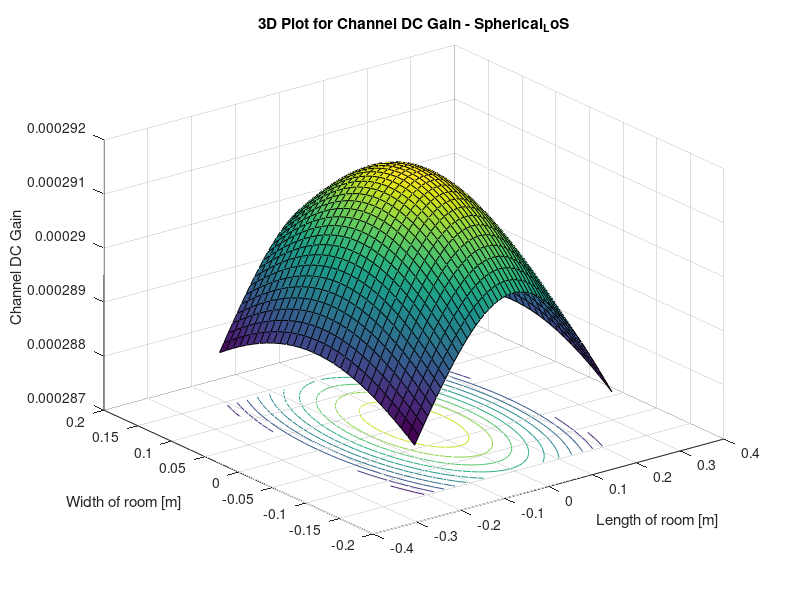
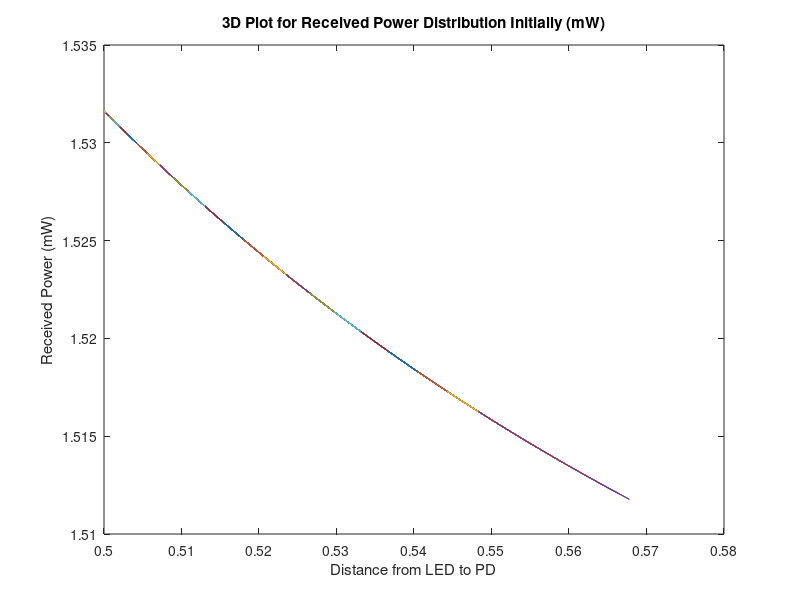
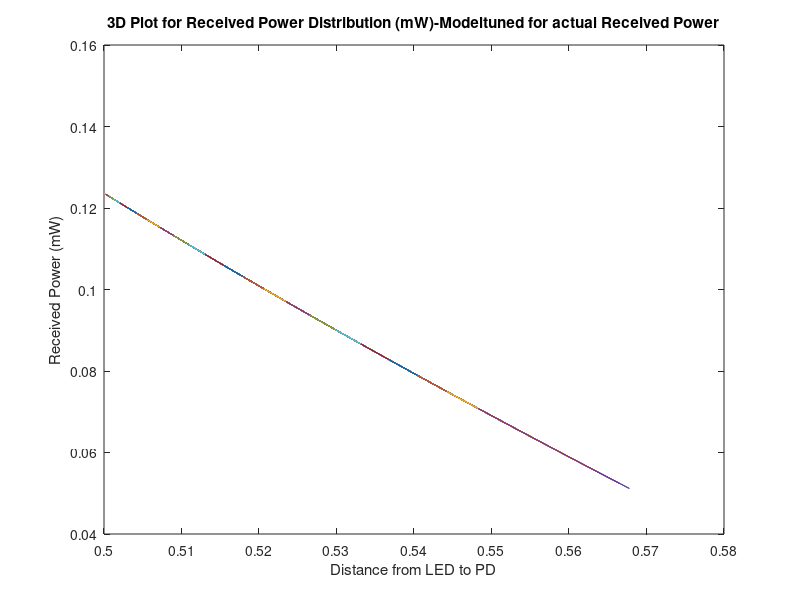

Write the MATLAB code that produced these figures, in order.
%Parameters
phi = 60;
m=- log(2)/log(cosd(phi));
P_LED= 5250;
Arx= 7.45E-6;
Ts= 1;
%index= 1.5;
FOV= 55;
Ar=2.2E-6;
p=0.9;
Aroom=0.07015;

G_Con= 1;

lx=0.45; ly=0.295; lz=0.5;
h=lz;
[XT,YT]= meshgrid(0,0);

Nx = lx*100; Ny= ly*100;
x=-lx/2:lx/Nx:lx/2;
y=-ly/2:ly/Ny:ly/2;
[XR, YR] = meshgrid(x, y); 
D= sqrt((XR-XT).^2+ (YR-YT).^2+h^2);
cos_irradiance_angle = h./D; 
cos_incidence_angle = h./D;

HLOS=((m+1)*Arx*(cos_irradiance_angle.^m).*Ts.*G_Con.*cos_incidence_angle)./(2*pi.*D.^2);
Hdiff=(Ar*p)/(Aroom*(1-p));
Htotal=(HLOS+Hdiff);
P_rx=P_LED.*Htotal;
P_rx(find(abs(acosd(cos_incidence_angle))> FOV)) = 0; 
P_rx_initial =P_rx;
%P_rx_final =P_rx - (65.3-735.*D+3532.*(D.^(2))-7641.*(D.^(3))+6245.*(D.^(4)));
%P_rx_final =P_rx - (-22+126.*D-228.*(D.^(2))+138.*(D.^(3)));
%P_rx_final =P_rx - (-2.25+13.2.*D-11.9.*(D.^(2)));
P_rx_final =P_rx - (0.776.*D+1.02);
%P_rx_dBm=(10*log10(P_rx));

figure(1)
surfc(x,y,Htotal);
xlabel('Length of room [m]')
ylabel('Width of room [m]' )
zlabel('Channel DC Gain' )
hold on
title('3D Plot for Channel DC Gain - Spherical_LoS' )

figure(2)
plot(D,P_rx_initial)
xlabel('Distance from LED to PD')
ylabel('Received Power (mW)')
title('3D Plot for Received Power Distribution Initially (mW)' ) 

figure(3)
plot(D,P_rx_final)
xlabel('Distance from LED to PD')
ylabel('Received Power (mW)')
title('3D Plot for Received Power Distribution (mW)-Modeltuned for actual Received Power' )





